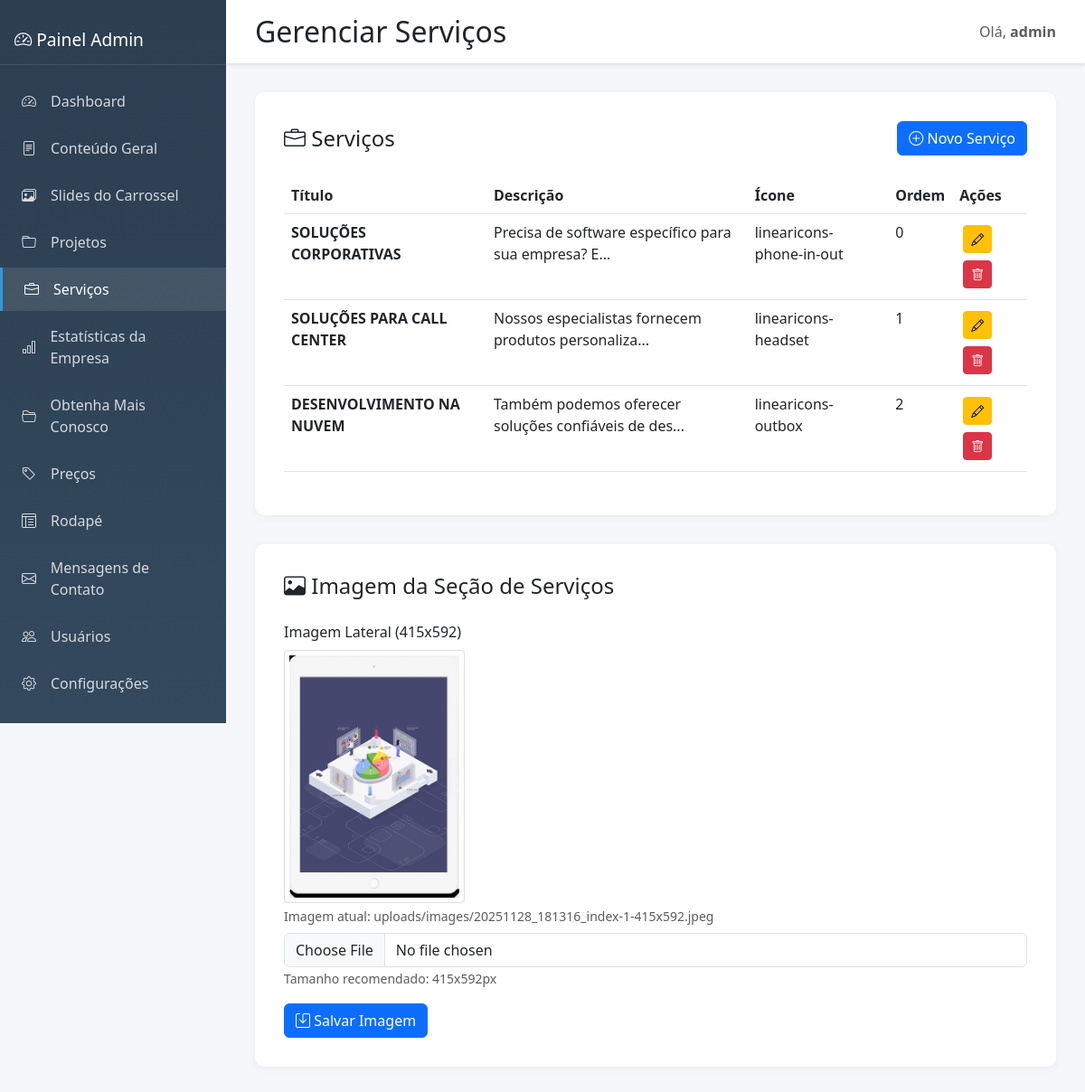
Page /admin/services (signed in) on the committed database.
### tables this page shows
CREATE TABLE services
                 (id INTEGER PRIMARY KEY AUTOINCREMENT,
                  title TEXT NOT NULL,
                  description TEXT,
                  icon_class TEXT,
                  order_index INTEGER DEFAULT 0,
                  created_at TIMESTAMP DEFAULT CURRENT_TIMESTAMP,
                  updated_at TIMESTAMP DEFAULT CURRENT_TIMESTAMP);

CREATE TABLE site_content
                 (id INTEGER PRIMARY KEY AUTOINCREMENT,
                  section TEXT NOT NULL,
                  field TEXT NOT NULL,
                  content TEXT,
                  image_path TEXT,
                  created_at TIMESTAMP DEFAULT CURRENT_TIMESTAMP,
                  updated_at TIMESTAMP DEFAULT CURRENT_TIMESTAMP,
                  UNIQUE(section, field));

### admin.py (the view, shortened to what this page needs)
@admin_bp.route('/services', methods=['GET', 'POST'])
@login_required
def services():
    conn = get_db()
    services_list = conn.execute('SELECT * FROM services ORDER BY order_index, id').fetchall()
    services_image = conn.execute('''SELECT image_path FROM site_content
                                    WHERE section=? AND field=?''',
                                ('services', 'section_image')).fetchone()
    services_section_image = services_image['image_path'] if services_image and services_image['image_path'] else None
    conn.close()
    return render_template('admin/services.html',
                         services=services_list,
                         services_section_image=services_section_image)

### admin.py (called while the page is built)
def login_required(f):
    @wraps(f)
    def decorated_function(*args, **kwargs):
        if 'admin_logged_in' not in session:
            return redirect(url_for('admin.login'))
        return f(*args, **kwargs)
    return decorated_function

def get_db():
    conn = sqlite3.connect(DB_PATH)
    conn.row_factory = sqlite3.Row
    return conn

### templates/admin/services.html (shortened to what this page needs)
{% extends "admin/base.html" %}
{% block page_title %}Gerenciar Serviços{% endblock %}
{% block content %}
<div class="content-card">
    <div class="d-flex justify-content-between align-items-center mb-4">
        <h4 class="mb-0"><i class="bi bi-briefcase"></i> Serviços</h4>
        <button type="button" class="btn btn-primary" data-bs-toggle="modal" data-bs-target="#serviceModal" onclick="newService()">
            <i class="bi bi-plus-circle"></i> Novo Serviço
        </button>
    </div>
    <div class="table-responsive">
        <table class="table table-hover">
            <thead>
                <tr>
                    <th>Título</th>
                    <th>Descrição</th>
                    <th>Ícone</th>
                    <th>Ordem</th>
                    <th>Ações</th>
                </tr>
            </thead>
            <tbody>
                {% for service in services %}
                <tr>
                    <td><strong>{{ service.title }}</strong></td>
                    <td>{{ service.description[:50] if service.description else '' }}...</td>
                    <td><i class="{{ service.icon_class }}"></i> {{ service.icon_class }}</td>
                    <td>{{ service.order_index }}</td>
                    <td>
                        <button class="btn btn-sm btn-warning btn-action" onclick="editService({{ service.id }}, '{{ service.title|replace("'", "\\'") }}', '{{ service.description|replace("'", "\\'") }}', '{{ service.icon_class }}', {{ service.order_index }})">
                            <i class="bi bi-pencil"></i>
                        </button>
                        <form method="POST" style="display: inline;" onsubmit="return confirm('Tem certeza que deseja excluir este serviço?');">
                            <button type="submit" class="btn btn-sm btn-danger btn-action">
                                <i class="bi bi-trash"></i>
                            </button>
                        </form>
                    </td>
                </tr>
                {% endfor %}
            </tbody>
        </table>
    </div>
</div>
<div class="content-card mt-4">
    <h4 class="mb-4"><i class="bi bi-image"></i> Imagem da Seção de Serviços</h4>
    <form method="POST" enctype="multipart/form-data">
        <div class="mb-3">
            <label class="form-label">Imagem Lateral (415x592)</label>
            {% if services_section_image %}
            <div class="mb-2">
                <img src="{{ url_for('static', filename=services_section_image) }}"
                     alt="Imagem Seção Serviços"
                     style="max-width: 200px; max-height: 300px; border: 1px solid #ddd; padding: 5px; border-radius: 4px;"
                     onerror="this.style.display='none'; this.nextElementSibling.style.display='block';">
                <div class="small text-muted mt-1">Imagem atual: {{ services_section_image }}</div>
            </div>
            {% else %}
            <div class="alert alert-info small mb-2">
                <i class="bi bi-info-circle"></i> Nenhuma imagem definida ainda
            </div>
            {% endif %}
            <input type="file" class="form-control" name="services_section_image" accept="image/*">
            <small class="text-muted">Tamanho recomendado: 415x592px</small>
        </div>
        <button type="submit" class="btn btn-primary">
            <i class="bi bi-save"></i> Salvar Imagem
        </button>
    </form>
</div>
{% endblock %}

### templates/admin/base.html (style rules this page uses)
:root { --sidebar-width: 250px; --header-height: 60px; }
body { background-color: #f5f7fa; }
.content-card { background: white; border-radius: 10px; padding: 2rem; box-shadow: 0 2px 10px rgba(0,0,0,0.05); margin-bottom: 2rem; }
.btn-action { margin: 0.25rem; }

### rows in the picture
services: title "SOLUÇÕES CORPORATIVAS", description "Precisa de software específico para sua empresa? E", icon_class "linearicons-phone-in-out", order_index "0"
services: title "SOLUÇÕES PARA CALL CENTER", description "Nossos especialistas fornecem produtos personaliza", icon_class "linearicons-headset", order_index "1"
services: title "DESENVOLVIMENTO NA NUVEM", description "Também podemos oferecer soluções confiáveis de des", icon_class "linearicons-outbox", order_index "2"
site_content: image_path (picture), image_path "uploads/images/20251128_181316_index-1-415x592.jpeg"

### other values in the picture
{{ session.get('admin_username', 'Admin') }} "admin"
